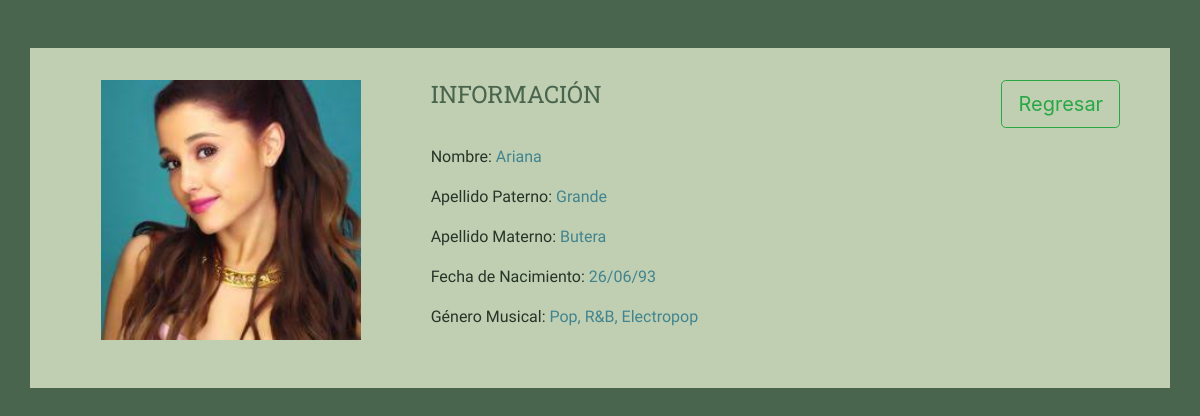
The page /cantante.php?id=2 on the database its author committed.
### tables this page shows
CREATE TABLE IF NOT EXISTS `cantantes` (
  `id` int(11) NOT NULL AUTO_INCREMENT,
  `nombre` varchar(50) NOT NULL,
  `ap_paterno` varchar(50) NOT NULL,
  `ap_materno` varchar(50) NOT NULL,
  `fecha_nacimiento` date NOT NULL,
  `genero_musical` varchar(50) NOT NULL,
  `imagen` varchar(50) NOT NULL,
  PRIMARY KEY (`id`)
);

### cantante.php (the view, shortened to what this page needs)
<!DOCTYPE html>
<html lang="en">
<head>
    <link rel="stylesheet" href="https://stackpath.bootstrapcdn.com/bootstrap/4.1.1/css/bootstrap.min.css">
    <link rel="stylesheet" href="css/style.css">
</head>
<body>
    <section class="container">
        <article class="row">
            <?php
                require 'conexion.php';
                $id = filter_input(INPUT_GET,'id',FILTER_VALIDATE_INT);
                if($id){
                  $result = $conn->query('SELECT * FROM cantantes WHERE id='.$id);
                  while($row = $result->fetch_assoc()){
                      $date = new DateTime($row['fecha_nacimiento']);
                      echo '<figure class="col-4 img-fluid">';
                      echo '<img class="cantante-img" src="'.$row['imagen'].'" alt="'.$row['nombre'].'">';
                      echo '</figure>';
                      echo '<aside class="col-6">';
                      echo '<h2>INFORMACIÓN</h2>';
                      echo '<p>Nombre: <span>'.$row['nombre'].'</span></p>';
                      echo '<p>Apellido Paterno: <span>'.$row['ap_paterno'].'</span></p>';
                      echo '<p>Apellido Materno: <span>'.$row['ap_materno'].'</span></p>';
                      echo '<p>Fecha de Nacimiento: <span>'.date_format($date, 'd/m/y').'</span></p>';
                      echo '<p>Género Musical: <span>'.$row['genero_musical'].'</span></p>';
                      echo '</aside>';
                  }
                }else{
                  echo "0 resultados";
                  $conn->close();
                }
            ?>
            <div class="col-2">
                <a href="index.php" class="btn btn-outline-success btn-lg" role="button" aria-pressed="true">Regresar</a>
            </div>
        </article>
    </section>
</body>
</html>

### css/style.css (style rules this page uses)
body { background-color: #49654E; }
.container { display: table; background-color: #C0CFB2; padding: 2em; text-align: center; margin: 3em auto; }
a { display: table-cell; padding: 1em; }
figure { display: inline-block; height: 225px; position: relative; width: 225px; }
.cantante-img { height: 260px; width: 260px; }
aside { text-align: left; }
h2 { color: #49654E; font-family: 'Roboto Slab', serif; font-size: 1.5em; font-weight: 400; margin-bottom: 1.5em; }
p { color: #253528; font-size: 1em; font-family: 'Comfortaa', cursive; font-weight: 400; }
span { color: #41848F; font-size: 1em; font-family: 'Comfortaa', cursive; font-weight: 400; }

### rows shown on the page
cantantes: imagen (picture), nombre "Ariana", ap_paterno "Grande", ap_materno "Butera", fecha_nacimiento "26/06/93", genero_musical "Pop, R&B, Electropop"
